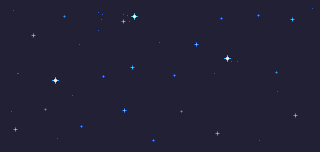
#> input picture GraphX/background.png, 320 x 152 px, found by its file name
$ python shmup_export_background.py
#> lines starting #> are read from the running program, lines starting #| are printed output that depends on the picture
"""
shmup_export_background.py - export background tilemap for the shmup demo.

Input artwork:
  GraphX/tile 8x8/sprites/background.png  (currently 320x152)

NGPC scroll planes are 32x32 tiles max, so this script crops the background
to 256x152 (32x19 tiles) before running tools/ngpc_tilemap.py.

Output:
  GraphX/shmup_bg.c + GraphX/shmup_bg.h
  GraphX/_shmup_gen/shmup_bg_32x19_3col.png (cropped + remapped source)
"""

from __future__ import annotations

import subprocess
import sys
from pathlib import Path

from PIL import Image


def main() -> int:
    project_root = Path(__file__).resolve().parent.parent
    src = project_root / "GraphX" / "tile 8x8" / "sprites" / "background.png"
    gen = project_root / "GraphX" / "_shmup_gen" / "shmup_bg_32x19_3col.png"
    out_c = project_root / "GraphX" / "shmup_bg.c"
    tool = project_root / "tools" / "ngpc_tilemap.py"

    if not src.exists():
        print(f"Missing input: {src}", file=sys.stderr)
        return 2

    img = Image.open(src).convert("RGBA")
#> img is the input picture: PIL image 320x152 RGBA; mean R, G, B, A 34.1, 32.5, 52.7, 255
    if img.size[1] != 152:
        print(f"Expected height 152px, got {img.size}.", file=sys.stderr)
        return 2

    # Crop leftmost 256x152 (32x19 tiles).
    crop = img.crop((0, 0, 256, 152)).convert("RGBA")
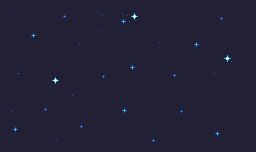
#> crop: PIL image 256x152 RGBA; mean R, G, B, A 34.1, 32.5, 52.8, 255

    # Reduce to 3 visible colors per tile (so we can use a single scroll plane).
    # Original background uses 5 colors total; we merge the minor highlight colors.
    #
    # Keep:
    #   base = (34,32,52)
    #   blue = (42,85,207)
    #   cyan = (104,222,238)
    # Merge:
    #   (32,163,248) -> cyan
    #   (242,241,240) -> cyan
    base = (34, 32, 52)
    blue = (42, 85, 207)
    cyan = (104, 222, 238)
    merge_to_cyan = {(32, 163, 248), (242, 241, 240)}

    px = crop.load()
    for y in range(crop.size[1]):
        for x in range(crop.size[0]):
            r, g, b, a = px[x, y]
            if a < 128:
                continue
            c = (r, g, b)
            if c in merge_to_cyan:
                px[x, y] = (cyan[0], cyan[1], cyan[2], a)
            elif c == base or c == blue or c == cyan:
                continue
            else:
                # Fallback: map any unexpected color to base.
                px[x, y] = (base[0], base[1], base[2], a)
    gen.parent.mkdir(parents=True, exist_ok=True)
    crop.save(gen)

    cmd = [
        sys.executable,
        str(tool),
        str(gen),
        "-o",
        str(out_c),
        "-n",
        "shmup_bg",
        "--header",
    ]
    r = subprocess.run(cmd, cwd=str(project_root), text=True, check=False)
    return r.returncode


if __name__ == "__main__":
#> (the run stopped early here; a loop or call above may not have finished)
